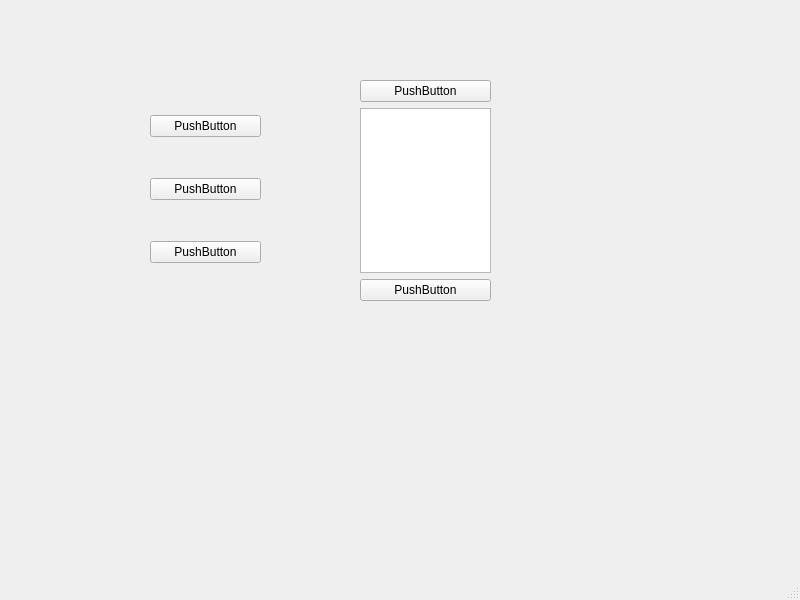
<?xml version="1.0" encoding="UTF-8"?>
<ui version="4.0">
 <class>MainWindow</class>
 <widget class="QMainWindow" name="MainWindow">
  <property name="geometry">
   <rect>
    <x>0</x>
    <y>0</y>
    <width>800</width>
    <height>600</height>
   </rect>
  </property>
  <property name="windowTitle">
   <string>MainWindow</string>
  </property>
  <widget class="QWidget" name="centralwidget">
   <widget class="QWidget" name="verticalLayoutWidget">
    <property name="geometry">
     <rect>
      <x>360</x>
      <y>80</y>
      <width>131</width>
      <height>221</height>
     </rect>
    </property>
    <layout class="QVBoxLayout" name="verticalLayout_2">
     <item>
      <widget class="QPushButton" name="pushButton_5">
       <property name="text">
        <string>PushButton</string>
       </property>
      </widget>
     </item>
     <item>
      <widget class="QListView" name="listView"/>
     </item>
     <item>
      <widget class="QPushButton" name="pushButton_4">
       <property name="text">
        <string>PushButton</string>
       </property>
      </widget>
     </item>
    </layout>
   </widget>
   <widget class="QWidget" name="">
    <property name="geometry">
     <rect>
      <x>150</x>
      <y>80</y>
      <width>111</width>
      <height>221</height>
     </rect>
    </property>
    <layout class="QVBoxLayout" name="verticalLayout">
     <item>
      <widget class="QPushButton" name="pushButton">
       <property name="text">
        <string>PushButton</string>
       </property>
      </widget>
     </item>
     <item>
      <widget class="QPushButton" name="pushButton_2">
       <property name="text">
        <string>PushButton</string>
       </property>
      </widget>
     </item>
     <item>
      <widget class="QPushButton" name="pushButton_3">
       <property name="text">
        <string>PushButton</string>
       </property>
      </widget>
     </item>
    </layout>
   </widget>
  </widget>
  <widget class="QMenuBar" name="menubar">
   <property name="geometry">
    <rect>
     <x>0</x>
     <y>0</y>
     <width>800</width>
     <height>26</height>
    </rect>
   </property>
  </widget>
  <widget class="QStatusBar" name="statusbar"/>
 </widget>
 <resources/>
 <connections/>
</ui>
